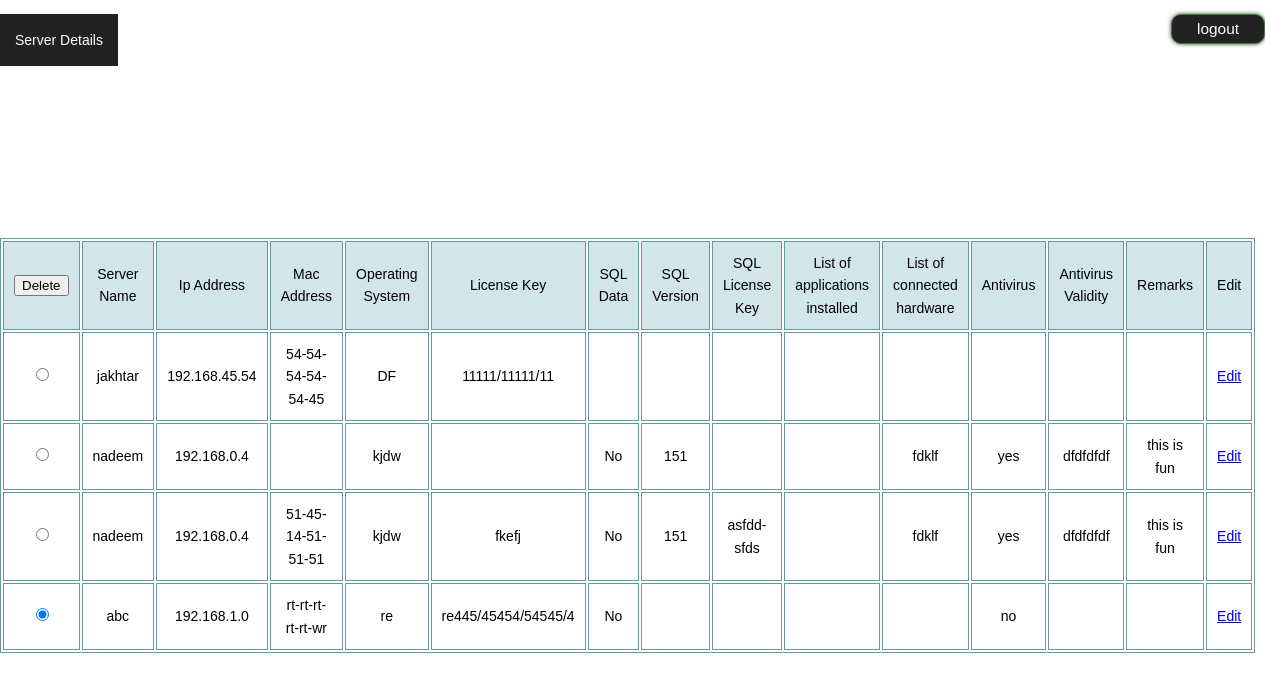
/serverdetailsview.php (signed in), run on the app's committed database.
### tables this page shows
CREATE TABLE IF NOT EXISTS `serverdetailsform` (
`id` int(10) NOT NULL,
  `servername` varchar(20) NOT NULL,
  `ipaddress` varbinary(16) NOT NULL,
  `macaddress` varbinary(30) NOT NULL,
  `os` varchar(20) NOT NULL,
  `licensekey` varchar(100) NOT NULL,
  `sqldata` varchar(10) NOT NULL,
  `sqlversion` varchar(100) NOT NULL,
  `sqllicensekey` varchar(30) NOT NULL,
  `loai` varchar(30) NOT NULL,
  `loch` varchar(40) NOT NULL,
  `remarks` varchar(50) NOT NULL,
  `antivirus` varchar(20) NOT NULL,
  `antivirusvalidity` varchar(10) NOT NULL
);

### serverdetailsview.php (the view, shortened to what this page needs)
<?php
$queryData = mysql_query("SELECT * FROM serverdetailsform") or die(mysql_error());
?>
<!DOCTYPE html>
<html lang="en">
<head>
		<link href="css/style.css" rel="stylesheet" type="text/css" />
</head>
<body>
<div id="nav">
    <div id="nav_wrapper">
        <ul>
            <li><a href="#">Server Details</a>
            </li>
                </ul>
    </div>
</div>
		<p>
            <input type="button" id="button" onclick="javascript:window.location.href='logout.php'" value="logout" />
        </p>
<br><br><br><br><br><br><br><br><br><br>
<div id="wrapper">
<?php if (mysql_num_rows($queryData) > 0): ?>
	<form action="<?php echo $_SERVER['PHP_SELF']; ?>" method="GET">
		<table width="100%">
			<thead>
			<tr>
				<td>
					<div><input type="submit" name="delete" value="Delete"></div>
					</td>
				<td>Server Name</td>
				<td>Ip Address</td>
				<td>Mac Address</td>
				<td>Operating System</td>
				<td>License Key</td>
				<td>SQL Data</td>
				<td>SQL Version</td>
				<td>SQL License Key</td>
				<td>List of applications installed</td>
				<td>List of connected hardware</td>
				<td>Antivirus</td>
				<td>Antivirus Validity</td>
				<td>Remarks</td>
					<td>Edit</td>
			</tr>
			</thead>
			<tbody>
			<tr>
				<?php while ($row = mysql_fetch_assoc($queryData)) {?>
				<td>
					<input type="radio" name="multiple[]" value="<?php echo $row['id'];
						?>" checked>
				</td>
				<td><?php echo $row['servername'] ?></td>
				<td><?php echo $row['ipaddress'] ?></td>
				<td><?php echo $row['macaddress'] ?></td>
				<td><?php echo $row['os'] ?></td>
				<td><?php echo $row['licensekey'] ?></td>
				<td><?php echo $row['sqldata'] ?></td>
				<td><?php echo $row['sqlversion'] ?></td>
				<td><?php echo $row['sqllicensekey'] ?></td>
				<td><?php echo $row['loai'] ?></td>
				<td><?php echo $row['loch'] ?></td>
				<td><?php echo $row['antivirus'] ?></td>
				<td><?php echo $row['antivirusvalidity'] ?></td>
				<td><?php echo $row['remarks'] ?></td>
				<td><a href="serverdetailsupdate.php?id=<?php echo urlencode($row['id']); ?>">Edit</a>
				</td>
			</tr>
			<?php } ?>
			</tbody>
			</table>
	</form>
	<?php else: ?>
	<h2>No data to display</h2>
	<?php endif; ?>
</div>
</body>
</html>

### css/style.css (style rules this page uses)
body { padding: 0; margin: 0; font-family: Arial; font-size: 100%; }
#nav { background-color: #222; }
#nav ul { background-color: #222; list-style-type: none; padding: 0; margin: 0; position: relative; float: left; }
#nav ul li { display: inline-block; float: left; }
#nav ul li a,visited { color: #fff; display: block; padding: 15px; text-decoration: none; }
input#button { float: right; cursor:pointer; padding:5px 25px; background:#222; border:1px solid #33842a; -moz-border-radius: 10px; -webkit-border-radius: 10px; border-radius: 10px; -webkit-box-shadow: 0 0 4px rgba(0,0,0, .75); -moz-box-shadow: 0 0 4px rgba(0,0,0, .75); box-shadow: 0 0 4px rgba(0,0,0, .75); color:#fff; font-size:1.1em; }

### serverdetailsview.php (style rules this page uses)
body { font-family: Arial, sans-serif; font-size: 14px; line-height: 1.6; text-align: center; }
#wrapper { margin: 0; width: 650px; }
table, th, td { border:1px solid #699; }
td { padding: 10px; }
thead { background: #D2E6EA; }

### data on the page
serverdetailsform: servername "jakhtar", ipaddress "192.168.45.54", macaddress "54-54-54-54-54-45", os "DF", licensekey "11111/11111/11"
serverdetailsform: servername "nadeem", ipaddress "192.168.0.4", os "kjdw", sqldata "No", sqlversion "151", loch "fdklf", antivirus "yes", antivirusvalidity "dfdfdfdf", remarks "this is fun"
serverdetailsform: servername "nadeem", ipaddress "192.168.0.4", macaddress "51-45-14-51-51-51", os "kjdw", licensekey "fkefj", sqldata "No", sqlversion "151", sqllicensekey "asfdd-sfds", loch "fdklf", antivirus "yes", antivirusvalidity "dfdfdfdf", remarks "this is fun"
serverdetailsform: servername "abc", ipaddress "192.168.1.0", macaddress "rt-rt-rt-rt-rt-wr", os "re", licensekey "re445/45454/54545/4", sqldata "No", antivirus "no"
